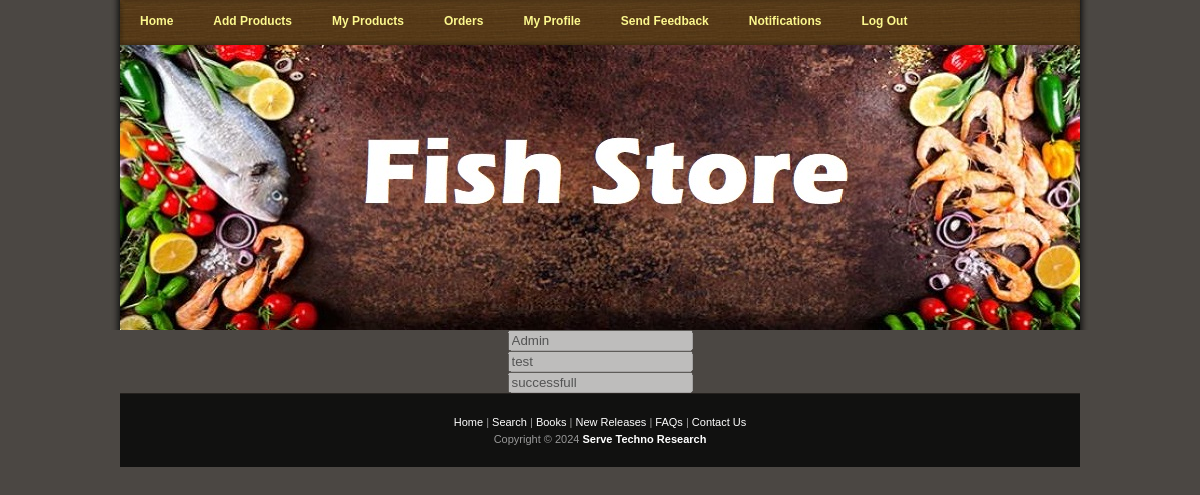
The app's page /snoti.php (signed in) with its own data.
### tables this page shows
CREATE TABLE IF NOT EXISTS `reply` (
  `author` varchar(10) NOT NULL DEFAULT 'Admin',
  `senderid` varchar(100) NOT NULL,
  `subject` varchar(15) NOT NULL,
  `message` varchar(100) NOT NULL
);

### snoti.php (the view, shortened to what this page needs)
<?php
include "shead.php";
include "dbconnect.php";
?>
        </div>
<center>
      <form action="" method="POST">
        <div id="templatemo_content_right">
           <?php
        $uname=$_SESSION['email'];
              $result = "SELECT * FROM reply where senderid='$uname'";
              $m=mysql_query($result,$conn);
              while($row = mysql_fetch_assoc($m))
              {
              ?>
               <div class="col-sm-12">
                         <input type="text" class="form-control" id="hname" name="hname" value="<?php echo $row['author'];?>"
                         disabled="disabled">
               </div>
               <div class="col-sm-12">
                         <input type="text" class="form-control" id="email" name="email" value="<?php echo $row['subject'];?>"
                         disabled="disabled">
                    </div>
               <div class="col-sm-12">
                         <input type="text" class="form-control" id="sub" name="sub" value="<?php echo $row['message'];?>"
                         disabled="disabled">
               </div>
               <?php
                 }
?>
          </div>
<?php include "99footer.php" ?>
    	<div class="cleaner_with_height">&nbsp;</div>

### templatemo_style.css (style rules this page uses)
body { margin: 0; padding: 0; line-height: 1.5em; font-family: Verdana, Arial, san-serif; font-size: 11px; color: #ffffff; background: #4b4743; }
.cleaner_with_height { clear: both; width: 100%; height: 30px; font-size: 1px; }

### records on screen
reply: hname "Admin", email "test", sub "successfull"
